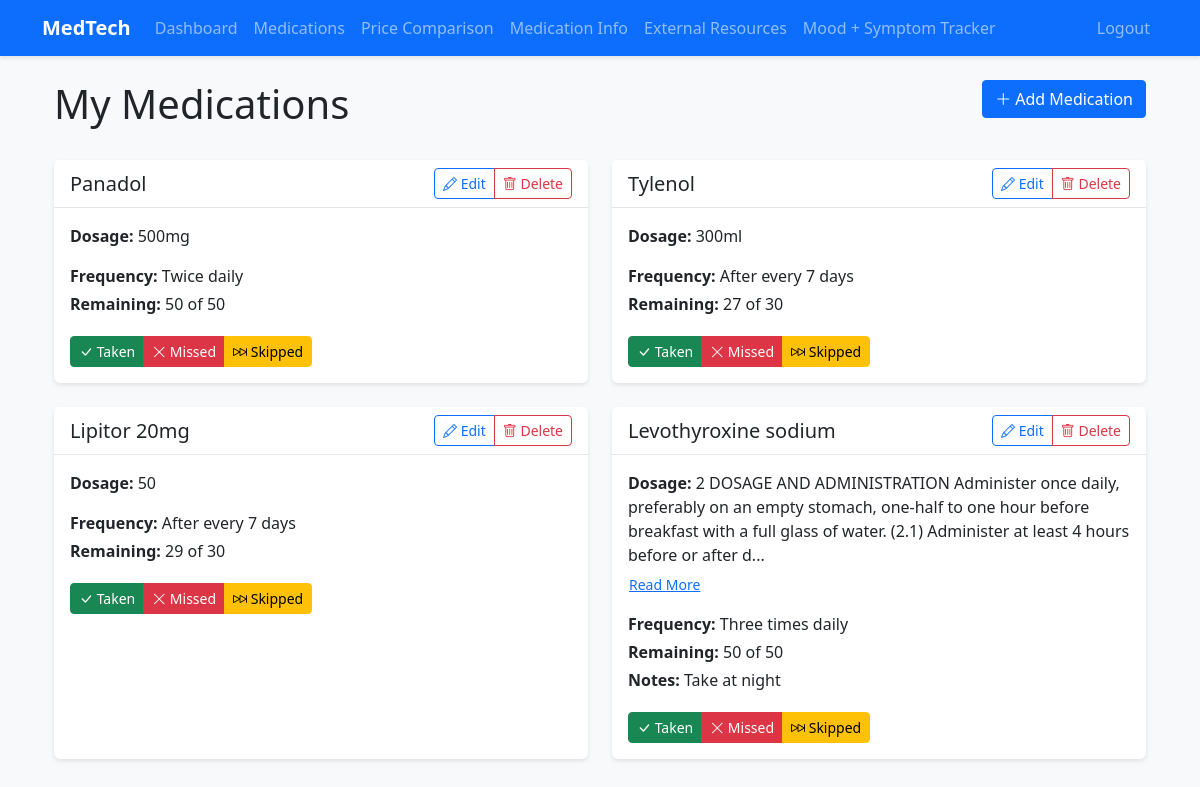
/medications (signed in), run on the app's committed database.
### app/models.py (models this page shows)
class Medication(db.Model):
    id = db.Column(db.Integer, primary_key=True)
    name = db.Column(db.String(100), nullable=False)
    dosage = db.Column(db.String(50))
    frequency = db.Column(db.String(50))
    start_date = db.Column(db.DateTime, default=datetime.utcnow)
    end_date = db.Column(db.DateTime)
    user_id = db.Column(db.Integer, db.ForeignKey('user.id'), nullable=False)
    reminders = db.relationship('Reminder', backref='medication', lazy='dynamic')
    notes = db.Column(db.Text)
    total_doses = db.Column(db.Integer, default=0)
    taken_doses = db.Column(db.Integer, default=0)
    missed_doses = db.Column(db.Integer, default=0)
    remaining_doses = db.Column(db.Integer, default=0)  # Track remaining doses

### app/routes/medication.py (the view)
@bp.route('/medications')
@login_required
def list_medications():
    medications = current_user.medications.all()
    return render_template('medication/list.html', medications=medications)

### app/models.py (called while the page is built)
@login_manager.user_loader
def load_user(id):
    return User.query.get(int(id))

### app/templates/medication/list.html (shortened to what this page needs)
{% extends "base.html" %}
{% block content %}
<div class="container">
    <div class="row mb-4">
        <div class="col-md-8">
            <h1>My Medications</h1>
        </div>
        <div class="col-md-4 text-end">
            <a href="{{ url_for('medication.add_medication') }}" class="btn btn-primary">
                <i class="bi bi-plus-lg"></i> Add Medication
            </a>
        </div>
    </div>
    <div class="row">
        {% for medication in medications %}
        <div class="col-md-6 mb-4">
            <div class="card h-100">
                <div class="card-header d-flex justify-content-between align-items-center">
                    <h5 class="mb-0">{{ medication.name }}</h5>
                    <div class="btn-group">
                        <a href="{{ url_for('medication.edit_medication', id=medication.id) }}" class="btn btn-sm btn-outline-primary">
                            <i class="bi bi-pencil"></i> Edit
                        </a>
                        <button type="button" class="btn btn-sm btn-outline-danger" data-bs-toggle="modal" data-bs-target="#deleteModal{{ medication.id }}">
                            <i class="bi bi-trash"></i> Delete
                        </button>
                    </div>
                </div>
                <div class="card-body">
                    <div class="dosage mb-3">
                        <div id="dosage-short-{{ medication.id }}">
                            <p class="mb-1"><strong>Dosage:</strong> {{ medication.dosage[:200] }}{% if medication.dosage|length > 200 %}...{% endif %}</p>
                        </div>
                        {% if medication.dosage|length > 200 %}
                        <button class="btn btn-sm btn-link p-0" onclick="toggleDosage('{{ medication.id }}')">Read More</button>
                        {% endif %}
                    </div>
                    <p class="mb-1"><strong>Frequency:</strong> {{ medication.frequency }}</p>
                    <p class="mb-1"><strong>Remaining:</strong> <span id="{{ medication.name }}-dosage-count">{{ medication.remaining_doses }}</span> of {{ medication.total_doses }}</p>
                    {% if medication.notes %}
                    <p class="mb-1"><strong>Notes:</strong> {{ medication.notes }}</p>
                    {% endif %}
                    <div class="btn-group mt-3">
                        <button class="btn btn-sm btn-success" onclick="recordAdherence({{ medication.id }}, 'taken')">
                            <i class="bi bi-check-lg"></i> Taken
                        </button>
                        <button class="btn btn-sm btn-danger" onclick="recordAdherence({{ medication.id }}, 'missed')">
                            <i class="bi bi-x-lg"></i> Missed
                        </button>
                        <button class="btn btn-sm btn-warning" onclick="recordAdherence({{ medication.id }}, 'skipped')">
                            <i class="bi bi-skip-forward"></i> Skipped
                        </button>
                    </div>
                </div>
            </div>
        </div>
        {% else %}
        <div class="col-12">
            <div class="alert alert-info">
                You haven't added any medications yet. <a href="{{ url_for('medication.add_medication') }}">Add your first medication</a>
            </div>
        </div>
        {% endfor %}
    </div>
</div>
{% endblock %}

### app/templates/base.html (shortened to what this page needs)
<!DOCTYPE html>
<html lang="en">
<head>
    <link href="https://cdn.jsdelivr.net/npm/bootstrap@5.3.0/dist/css/bootstrap.min.css" rel="stylesheet">
    <link rel="stylesheet" href="https://cdn.jsdelivr.net/npm/bootstrap-icons@1.7.2/font/bootstrap-icons.css">
    <link rel="stylesheet" href="{{ url_for('static', filename='css/style.css') }}">
</head>
<body>
    <nav class="navbar navbar-expand-lg navbar-dark bg-primary">
        <div class="container">
            <a class="navbar-brand" href="{{ url_for('main.index') }}">MedTech</a>
            <div class="collapse navbar-collapse" id="navbarNav">
                <ul class="navbar-nav me-auto">
                    {% if current_user.is_authenticated %}
                    <li class="nav-item">
                        <a class="nav-link" href="{{ url_for('main.dashboard') }}">Dashboard</a>
                    </li>
                    <li class="nav-item">
                        <a class="nav-link" href="{{ url_for('medication.list_medications') }}">Medications</a>
                    </li>
                    <li class="nav-item">
                        <a class="nav-link" href="{{ url_for('medication.medication_prices') }}">Price Comparison</a>
                    </li>
                    <li class="nav-item">
                        <a class="nav-link" href="{{ url_for('medication.medication_info') }}">Medication Info</a>
                    </li>
                    <li class="nav-item">
                        <a class="nav-link" href="{{ url_for('main.external_resources') }}">External Resources</a>
                    </li>
                    <li class="nav-item">
                        <a class="nav-link" href="{{ url_for('main.mood_tracker') }}">Mood + Symptom Tracker</a>
                    </li>
                    {% endif %}
                </ul>
                <ul class="navbar-nav">
                    {% if current_user.is_authenticated %}
                    <li class="nav-item">
                        <a class="nav-link" href="{{ url_for('auth.logout') }}">Logout</a>
                    </li>
                    {% endif %}
                </ul>
            </div>
        </div>
    </nav>
    <div class="container mt-4">
        {% block content %}{% endblock %}
    </div>
</body>
</html>

### app/static/css/style.css (style rules this page uses)
body { background-color: #f8f9fa; }
.card { box-shadow: 0 2px 4px rgba(0, 0, 0, 0.1); border: none; }
.card-header { background-color: #fff; border-bottom: 1px solid rgba(0, 0, 0, 0.1); }
.navbar { box-shadow: 0 2px 4px rgba(0, 0, 0, 0.1); }
.navbar-brand { font-weight: bold; }
.btn { border-radius: 4px; }
.btn-primary { background-color: #0d6efd; border-color: #0d6efd; }

### data on the page
Medication: name "Panadol", dosage "500mg", frequency "Twice daily", remaining_doses "50", total_doses "50"
Medication: name "Tylenol", dosage "300ml", frequency "After every 7 days", remaining_doses "27", total_doses "30"
Medication: name "Lipitor 20mg", dosage "50", frequency "After every 7 days", remaining_doses "29", total_doses "30"
Medication: name "Levothyroxine sodium", dosage "2 DOSAGE AND ADMINISTRATION Administer once daily, preferably on an empty stomach, one-half to one hour before breakfast with a full glass of water. (2.1) Administer at least 4 hours before or after d", frequency "Three times daily", remaining_doses "50", total_doses "50", notes "Take at night"
